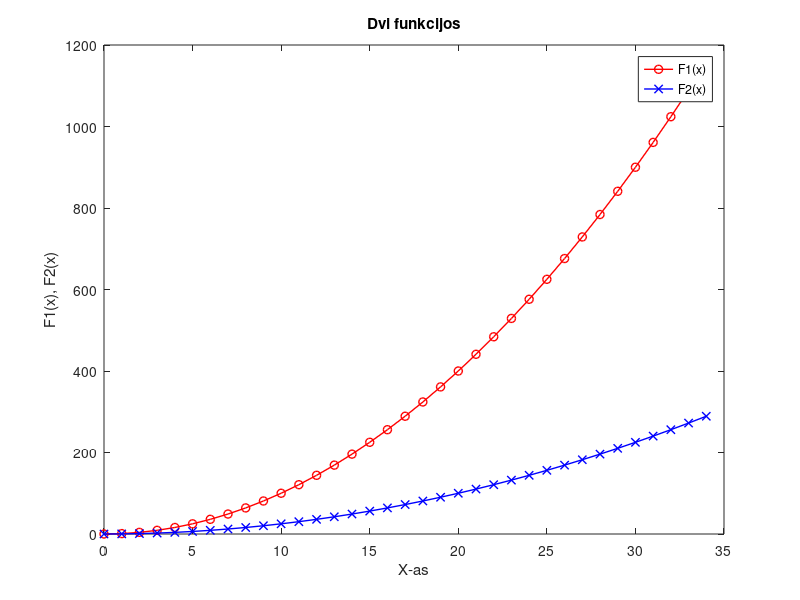

Recreate this plot in MATLAB.
clc;
clear;
close all;

x = 0:1:34;

F1 = x.^2;
F2 = 0.25*x.^2;

figure;
plot(x, F1, 'r-o', 'LineWidth', 1);
hold on;
plot(x, F2, 'b-x', 'LineWidth', 1);

title('Dvi funkcijos');
xlabel('X-as');
ylabel('F1(x), F2(x)');

xlim([0 35]);
ylim([0 1200]);

legend('F1(x)', 'F2(x)');
grid off;
hold off;
